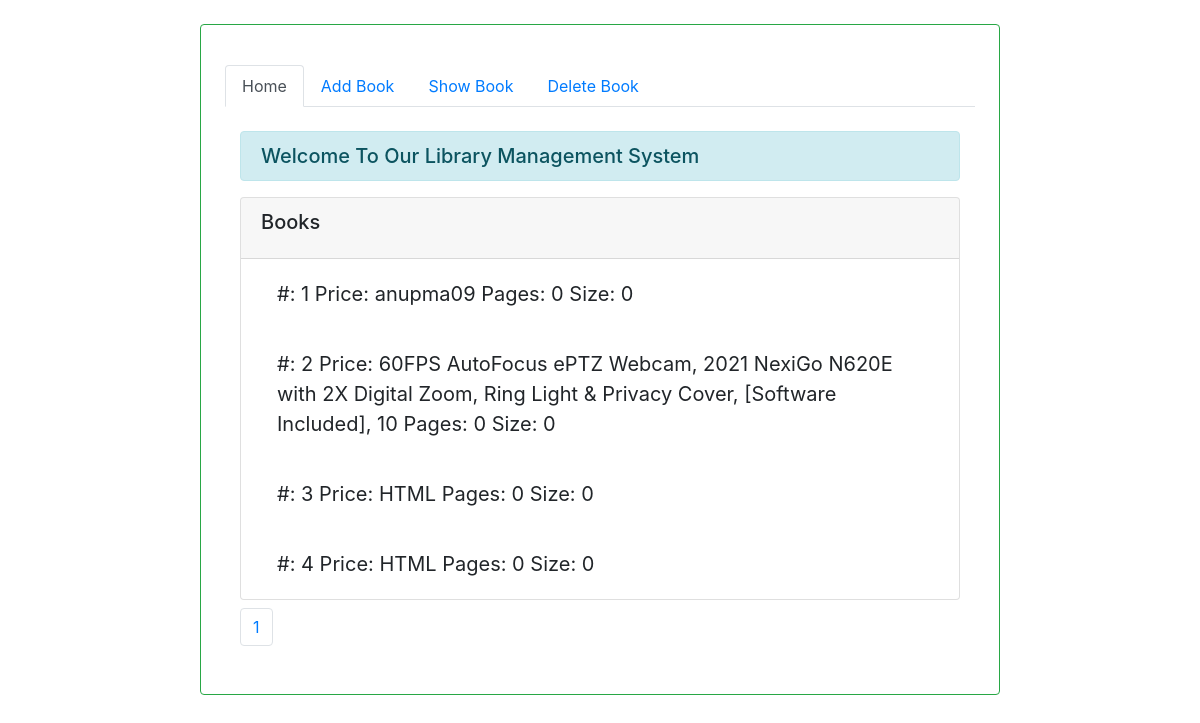
Before: / with the older database file.
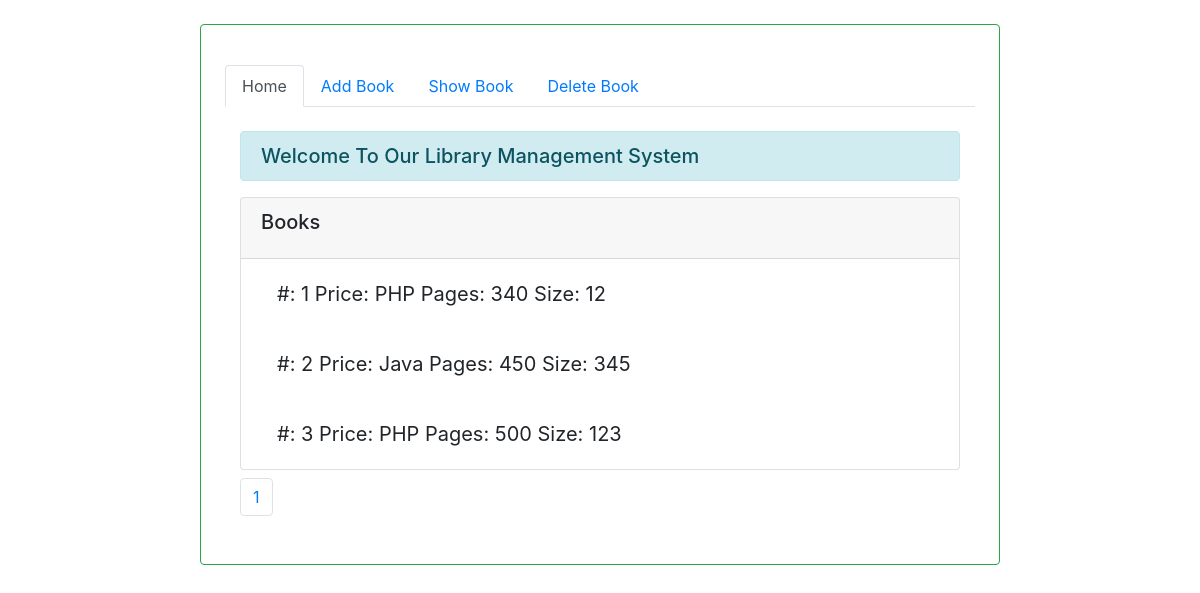
After: the same page with the newer database file.
### ajaxapp/models.py (models this page shows)
class Library(models.Model):
    name = models.CharField(max_length=120)
    price = models.IntegerField(default=0)
    pages = models.IntegerField(default=0)
    timeStamp = models.DateField(auto_now_add=True)
    publish = models.BooleanField(default=True)

### ajaxapp/views.py (the view, shortened to what this page needs)
# urls.py: path('', views.LibraryHome, name='library'),
def LibraryHome(request):
    error=""
    form = LibraryForm(request.POST or None)
    form = LibraryForm()
    paginated_content = Library.objects.all().order_by('-timeStamp')
    content = Paginator(paginated_content.filter(publish=True), 4)
    page = request.GET.get('page')
    try:
        content = content.page(page)
    except PageNotAnInteger:
        content = content.page(1)
    except EmptyPage:
        content = content.page(content.num_pages)
    context = {
        'form':form,
        'content':content,
        'error':error,
    }
    return render(request, 'ajaxapp/library.html', context)

### ajaxapp/templates/ajaxapp/library.html (shortened to what this page needs)
{% extends 'base.html' %}
{% block home %}
<div class="container">
    <h5 class= "alert alert-info mx-auto" >Welcome To Our Library Management System</h5>
        <div class="card">
            {% if content %}
            <div class="card-header">
                <h5 class="card-title">Books</h5>
            </div>
            {% for book in content %}
            <div class="card-body">
              <p class="card-text mx-3 blockquote">
                  <span> #: {{forloop.counter}}</span>
                  <span> Price: {{book.name}}</span>
                  <span> Pages: {{book.price}}</span>
                  <span> Size: {{book.pages}}</span>
              </p>
            </div>
            {% endfor %}
            {% else %}
                 <h3 class="alert alert-info"> No Data Available........... </h3>
            {% endif %}
        </div>
        <nav aria-label="Page navigation example">
            <ul class="pagination my-2">
              <li class="page-item"><a class="page-link" href="#">{{content.number}}</a></li>
            </ul>
          </nav>
    </div>
{% endblock home %}

### ajaxapp/templates/base.html (shortened to what this page needs)
<!doctype html>
{% load static %}
<html lang="en">
  <head>
    <link rel="stylesheet" href="{% static 'ajaxapp/css/style.css' %}">
    <link rel="stylesheet" href="https://stackpath.bootstrapcdn.com/bootstrap/4.1.3/css/bootstrap.min.css">
  </head>
  <body>
    <div class="col-lg-8 border border-success rounded p-4 m-4 mx-auto">
    <nav class="mb-2 mt-3">
        <div class="nav nav-tabs" id="nav-tab" role="tablist">
          <a class="nav-item nav-link active" id="nav-home-tab" data-toggle="tab" href="#nav-home" role="tab" aria-controls="nav-home" aria-selected="true">Home</a>
          <a class="nav-item nav-link" id="nav-addbook-tab" data-toggle="tab" href="#nav-addbook" role="tab" aria-controls="nav-addbook" aria-selected="false">Add Book</a>
          <a class="nav-item nav-link" id="nav-showbook-tab" data-toggle="tab" href="#nav-showbook" role="tab" aria-controls="nav-showbook" aria-selected="false">Show Book</a>
          <a class="nav-item nav-link" id="nav-deletebook-tab" data-toggle="tab" href="#nav-deletebook" role="tab" aria-controls="nav-deletebook" aria-selected="false">Delete Book</a>
        </div>
      </nav>
      <div class="tab-content my-4 " id="nav-tabContent">
        <div class="tab-pane fade show active" id="nav-home" role="tabpanel" aria-labelledby="nav-home-tab">
          {% block home %} {% endblock home %}
      </div>
      </div>
</div>
</body>
</html>

Changed rows visible on the page:
removed Library: name "anupma09", price "0", pages "0"
removed Library: name "60FPS AutoFocus ePTZ Webcam, 2021 NexiGo N620E with 2X Digital Zoom, Ring Light & Privacy Cover, [Software Included], 10", price "0", pages "0"
removed Library: name "HTML", price "0", pages "0"
removed Library: name "HTML", price "0", pages "0"
added Library: name "PHP", price "340", pages "12"
added Library: name "Java", price "450", pages "345"
added Library: name "PHP", price "500", pages "123"
